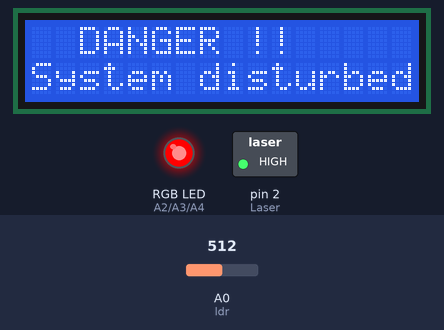
The sketch below on a simulated Arduino Uno, built with avr-gcc and run on an emulated ATmega328P. On the bench: 16×2 character LCD, switched loads named in the sketch (green lamp = pin HIGH), an RGB LED mixed from three pins (HIGH = lit). Inputs (shaded band) come from the test bench; at power-on: A0 (ldr) = 512. What the sketch prints to the serial monitor is not drawn.

Above: at 1.6 s.
1.7 s: A0 (ldr) set to 104
3.2 s: A0 (ldr) set to 91
At 6.0 s:
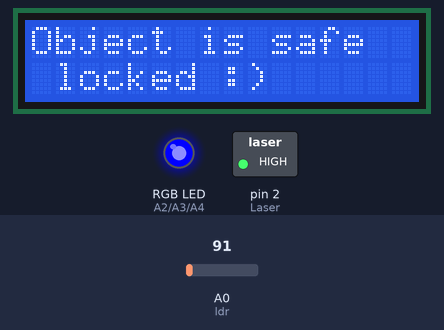
6.5 s: A0 (ldr) set to 110
At 7.9 s:
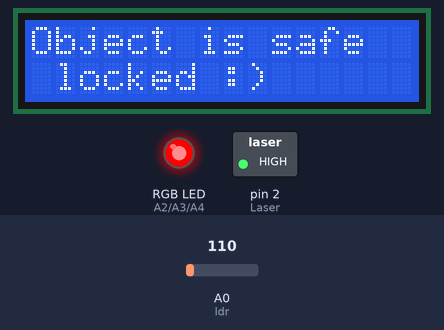
9.6 s: A0 (ldr) set to 90
At 10.9 s:
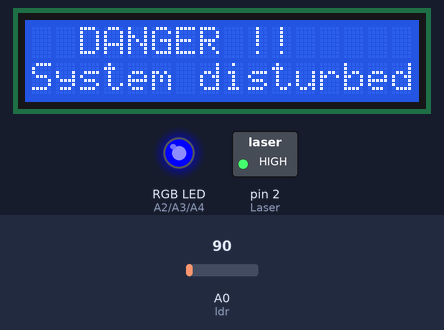
12.6 s: A0 (ldr) set to 122
At 14.9 s:
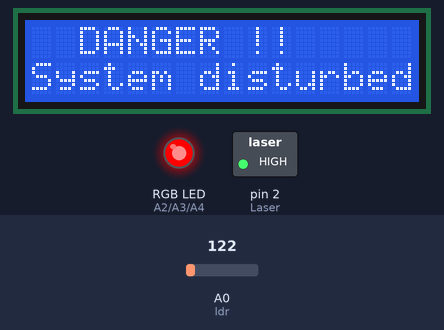
Timing chart, 0 to 16.4 s (numbered marks = the images above; inputs shaded):
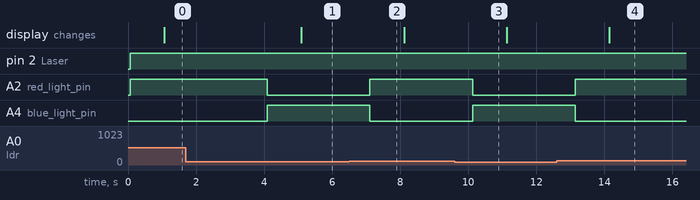

The sketch:

laser_security_system_test.ino
```cpp
#include <LiquidCrystal.h>
int Laser = 2;

int ldr=A0;
int red_light_pin= A2;
int green_light_pin =A3 ;
int blue_light_pin = A4;
int x = 0;
const int rs = 12, en = 11, d4 = 7, d5 = 6, d6 = 5, d7 = 4;
LiquidCrystal lcd(rs, en, d4, d5, d6, d7);
void setup() {

  Serial.begin(9600);

pinMode (Laser,OUTPUT);
pinMode(ldr,INPUT);

  pinMode(red_light_pin, OUTPUT);
  pinMode(green_light_pin, OUTPUT);
  pinMode(blue_light_pin, OUTPUT);
digitalWrite(Laser,LOW);

  lcd.begin(16, 2);

}
void loop(){
    digitalWrite(Laser,HIGH);
   x=analogRead(ldr);
   Serial.println(x);
   if(x<100)
   {
    RGB_color(0, 0, 255); // Red

  delay(1000);
  lcd.clear();
   lcd.setCursor(0,0);
   lcd.print("Object is safe");
  lcd.setCursor(0,1);
   lcd.print(" locked :)");

   }
   else
   {
   RGB_color(255, 0, 0); // Blue
   Serial.println("Someone arrived!!");
  delay(1000);
  lcd.clear();
   lcd.setCursor(0,0);
   lcd.print("  DANGER !!");
  lcd.setCursor(0,1);
   lcd.print("System disturbed");
   }


}
  void RGB_color(int red_light_value, int green_light_value, int blue_light_value)
 {
  analogWrite(red_light_pin, red_light_value);
  analogWrite(green_light_pin, green_light_value);
  analogWrite(blue_light_pin, blue_light_value);
}
```

Measured:
- the behaviour switches between 100 and 99 on A0 (ldr) (found by bisection; images 0 and 1)
- after the input at 1.7 s, every drawn part: stays the same
- after the input at 3.2 s, A2 (red_light_pin): HIGH → LOW after 0.89 s; A4 (blue_light_pin): LOW → HIGH after 0.89 s; the display: changes after 1.9 s (image 1)
- after the input at 6.5 s, A2 (red_light_pin): LOW → HIGH after 0.61 s; A4 (blue_light_pin): HIGH → LOW after 0.61 s
- after the input at 9.6 s, A2 (red_light_pin): HIGH → LOW after 0.53 s; A4 (blue_light_pin): LOW → HIGH after 0.53 s
- after the input at 12.6 s, A2 (red_light_pin): LOW → HIGH after 0.54 s; A4 (blue_light_pin): HIGH → LOW after 0.54 s; the display: changes after 1.6 s (image 4)
